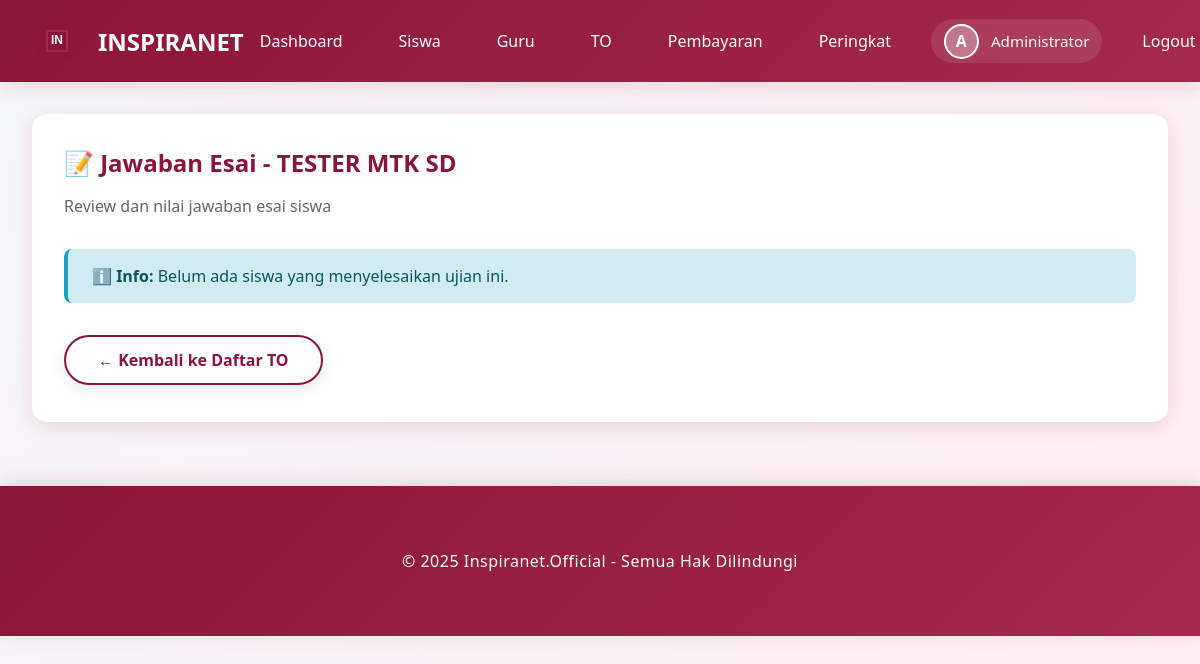
Page /admin/exams/1/essay_answers (signed in) on the committed database.
### models.py (models this page shows, shortened)
class User(UserMixin, db.Model):
    __tablename__ = 'users'
    id = db.Column(db.Integer, primary_key=True)
    email = db.Column(db.String(120), unique=True, nullable=False)
    password_hash = db.Column(db.String(255), nullable=False)
    full_name = db.Column(db.String(100), nullable=False)
    role = db.Column(db.String(20), nullable=False, default='student')
    inspira_branch = db.Column(db.String(50), nullable=True)
    class_level = db.Column(db.String(20), nullable=True)
    school_name = db.Column(db.String(150), nullable=True)
    phone_number = db.Column(db.String(20), nullable=True)
    profile_photo = db.Column(db.String(255), nullable=True)
    created_at = db.Column(db.DateTime, default=datetime.utcnow)
    exam_attempts = db.relationship('ExamAttempt', backref='user', lazy=True, cascade='all, delete-orphan')
    payments = db.relationship('Payment', backref='user', lazy=True, cascade='all, delete-orphan')
    leaderboard_entries = db.relationship('Leaderboard', backref='user', lazy=True, cascade='all, delete-orphan')

class Exam(db.Model):
    __tablename__ = 'exams'
    id = db.Column(db.Integer, primary_key=True)
    title = db.Column(db.String(200), nullable=False)
    description = db.Column(db.Text, nullable=True)
    duration_minutes = db.Column(db.Integer, nullable=False, default=120)
    total_questions = db.Column(db.Integer, nullable=False, default=0)
    is_premium = db.Column(db.Boolean, default=False)
    price = db.Column(db.Integer, default=0)
    is_active = db.Column(db.Boolean, default=True)
    created_by = db.Column(db.Integer, db.ForeignKey('users.id'), nullable=False)
    created_at = db.Column(db.DateTime, default=datetime.utcnow)
    questions = db.relationship('Question', backref='exam', lazy=True, cascade='all, delete-orphan')
    attempts = db.relationship('ExamAttempt', backref='exam', lazy=True, cascade='all, delete-orphan')
    payments = db.relationship('Payment', backref='exam', lazy=True, cascade='all, delete-orphan')
    leaderboard_entries = db.relationship('Leaderboard', backref='exam', lazy=True, cascade='all, delete-orphan')

### app.py (the view)
@app.route('/admin/exams/<int:exam_id>/essay_answers')
@login_required
def admin_view_essay_answers(exam_id):
    if current_user.role not in ['admin', 'teacher']:
        flash('Akses ditolak!', 'danger')
        return redirect(url_for('index'))
    exam = Exam.query.get_or_404(exam_id)
    attempts = ExamAttempt.query.filter_by(exam_id=exam_id, is_completed=True).all()
    essay_questions = Question.query.filter_by(exam_id=exam_id, question_type='essay').all()
    return render_template('essay_answers.html',
                         exam=exam,
                         attempts=attempts,
                         essay_questions=essay_questions)

### app.py (called while the page is built)
@login_manager.user_loader
def load_user(user_id):
    return User.query.get(int(user_id))

@app.before_request
def ensure_db():
    if not hasattr(app, '_db_initialized'):
        app._db_initialized = True
        init_database()

### templates/essay_answers.html (shortened to what this page needs)
{% extends "base.html" %}
{% block content %}
<div class="card">
    <h2 style="color: var(--primary-color);">📝 Jawaban Esai - {{ exam.title }}</h2>
    <p style="color: #666; margin-bottom: 2rem;">Review dan nilai jawaban esai siswa</p>
    {% if not essay_questions %}
    <div class="alert alert-info">
        <strong>ℹ️ Info:</strong> Tidak ada soal esai pada ujian ini.
    </div>
    {% else %}
    {% if not attempts %}
    <div class="alert alert-info">
        <strong>ℹ️ Info:</strong> Belum ada siswa yang menyelesaikan ujian ini.
    </div>
    {% endif %}
    {% endif %}
    <div style="margin-top: 2rem;">
        <a href="{{ url_for('admin_exams') if current_user.role == 'admin' else url_for('teacher_exams') }}"
           class="btn btn-secondary">← Kembali ke Daftar TO</a>
    </div>
</div>
{% endblock %}

### templates/base.html (shortened to what this page needs)
<!DOCTYPE html>
<html lang="id">
<head>
    <link rel="stylesheet" href="{{ url_for('static', filename='css/style.css') }}">
</head>
<body>
    <nav class="navbar">
        <div class="container">
            <a href="{{ url_for('index') }}" class="navbar-brand">
                <div id="logo-animation" class="logo-container"></div>
                <span>INSPIRANET</span>
            </a>
            <ul class="navbar-nav" id="navbarMenu">
                {% if current_user.is_authenticated %}
                    {% if current_user.role == 'admin' %}
                        <li><a href="{{ url_for('admin_dashboard') }}" onclick="closeMobileMenu()">Dashboard</a></li>
                        <li><a href="{{ url_for('admin_students') }}" onclick="closeMobileMenu()">Siswa</a></li>
                        <li><a href="{{ url_for('admin_teachers') }}" onclick="closeMobileMenu()">Guru</a></li>
                        <li><a href="{{ url_for('admin_exams') }}" onclick="closeMobileMenu()">TO</a></li>
                        <li><a href="{{ url_for('admin_payments') }}" onclick="closeMobileMenu()">Pembayaran</a></li>
                    {% else %}
                        <li><a href="{{ url_for('student_dashboard') }}" onclick="closeMobileMenu()">Dashboard</a></li>
                        <li><a href="{{ url_for('student_exams') }}" onclick="closeMobileMenu()">Daftar TO</a></li>
                    {% endif %}
                    <li><a href="{{ url_for('all_leaderboards') }}" onclick="closeMobileMenu()">Peringkat</a></li>
                    <li class="user-profile">
                        <div class="profile-info">
                            {% if current_user.profile_photo %}
                            <img src="{{ url_for('uploaded_file', filename='profiles/' + current_user.profile_photo) }}" alt="{{ current_user.full_name }}" class="profile-photo-nav">
                            {% else %}
                            <div class="profile-photo-placeholder">{{ current_user.full_name[0].upper() }}</div>
                            {% endif %}
                            <span class="profile-name">{{ current_user.full_name }}</span>
                        </div>
                    </li>
                    <li><a href="{{ url_for('logout') }}" onclick="closeMobileMenu()">Logout</a></li>
                {% else %}
                    <li><a href="{{ url_for('login') }}" onclick="closeMobileMenu()">Login</a></li>
                    <li><a href="{{ url_for('register') }}" onclick="closeMobileMenu()">Daftar</a></li>
                {% endif %}
            </ul>
        </div>
    </nav>
    <div class="container">
        {% block content %}{% endblock %}
    </div>
    <footer class="footer">
        <div class="container">
            <p>&copy; 2025 Inspiranet.Official - Semua Hak Dilindungi</p>
        </div>
    </footer>
</body>
</html>

### static/css/style.css (style rules this page uses)
:root { --primary-color: #8B1538; --secondary-color: #A52A4A; --accent-color: #C94060; --dark-color: #4A0E1F; --light-color: #FFE5EC; --text-dark: #2C1810; --text-light: #FFFFFF; --shadow: 0 4px 20px rgba(139, 21, 56, 0.15); --shadow-hover: 0 8px 35px rgba(139, 21, 56, 0.25); --shadow-active: 0 12px 45px rgba(139, 21, 56, 0.35); }
* { margin: 0; padding: 0; box-sizing: border-box; }
body { font-family: 'Segoe UI', Tahoma, Geneva, Verdana, sans-serif; background: linear-gradient(135deg, #f5f7fa 0%, #ffeef3 100%); color: var(--text-dark); min-height: 100vh; }
.navbar { background: linear-gradient(135deg, var(--primary-color) 0%, var(--secondary-color) 100%); padding: 1rem 0; box-shadow: var(--shadow); position: sticky; top: 0; z-index: 1000; }
.navbar .container { max-width: 1200px; margin: 0 auto; padding: 0 2rem; display: flex; justify-content: space-between; align-items: center; }
.navbar-brand { display: flex; align-items: center; gap: 1rem; color: var(--text-light); text-decoration: none; font-size: 1.5rem; font-weight: bold; }
.logo-container { position: relative; width: 50px; height: 50px; }
.navbar-nav { display: flex; gap: 1.5rem; list-style: none; align-items: center; }
.navbar-nav a { color: var(--text-light); text-decoration: none; padding: 0.5rem 1rem; border-radius: 5px; transition: all 0.3s ease; }
.user-profile { display: flex; align-items: center; }
.profile-info { display: flex; align-items: center; gap: 0.75rem; padding: 0.3rem 0.8rem; background: rgba(255, 255, 255, 0.1); border-radius: 25px; }
.profile-photo-placeholder { width: 35px; height: 35px; border-radius: 50%; background: rgba(255, 255, 255, 0.3); display: flex; align-items: center; justify-content: center; font-weight: bold; color: white; border: 2px solid white; }
.profile-name { color: white; font-weight: 500; font-size: 0.95rem; }
.container { max-width: 1200px; margin: 2rem auto; padding: 0 2rem; }
.btn { display: inline-block; padding: 0.75rem 2rem; border: none; border-radius: 25px; font-size: 1rem; font-weight: 600; text-decoration: none; cursor: pointer; transition: all 0.4s cubic-bezier(0.68, -0.55, 0.265, 1.55); box-shadow: 0 4px 15px rgba(0, 0, 0, 0.1); position: relative; overflow: hidden; }
.btn::before { content: ''; position: absolute; top: 50%; left: 50%; width: 0; height: 0; border-radius: 50%; background: rgba(255, 255, 255, 0.2); transform: translate(-50%, -50%); transition: width 0.6s, height 0.6s; }
.btn-secondary { background: white; color: var(--primary-color); border: 2px solid var(--primary-color); }
.card { background: white; border-radius: 15px; padding: 2rem; box-shadow: var(--shadow); margin-bottom: 2rem; animation: fadeInUp 0.8s cubic-bezier(0.68, -0.55, 0.265, 1.55); transition: all 0.4s ease; }
.card h2 { color: var(--primary-color); margin-bottom: 1rem; }
.alert { padding: 1rem 1.5rem; border-radius: 8px; margin-bottom: 1rem; animation: slideDown 0.3s ease; }
.alert-info { background: #d1ecf1; color: #0c5460; border-left: 4px solid #17a2b8; }
.alert { animation: slideDown 0.4s ease; }
.footer { background: linear-gradient(135deg, var(--primary-color) 0%, var(--secondary-color) 100%); color: var(--text-light); text-align: center; padding: 2rem 0; margin-top: 4rem; box-shadow: 0 -4px 20px rgba(139, 21, 56, 0.15); }
.footer p { margin: 0; font-size: 1rem; font-weight: 500; letter-spacing: 0.5px; }

### rows in the picture
User: full_name "A", full_name "Administrator"
Exam: title "TESTER MTK SD"
